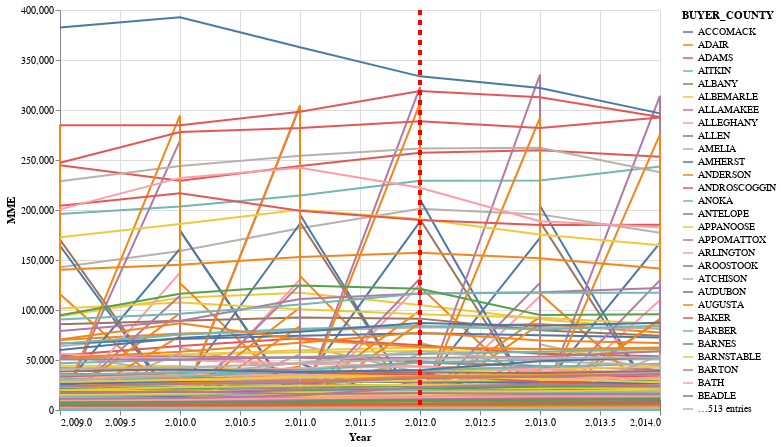

Notebook code cell kept with this figure:
### Code cell
rule3 = alt.Chart(wash_compare).mark_rule(color='red', strokeDash=[5,5], strokeWidth=3).encode(
    x='Year:Q',
    size=alt.value(3)
).transform_filter(
    alt.datum.Year == 2012
)


fig3 =alt.Chart(wash_compare).mark_line().encode(
    x='Year',
    y='MME',
    color='BUYER_COUNTY'
).properties(
    width=600,
    height=400
)

fig3 + rule3

### Figure 1 — Vega-Lite specification as saved in the notebook (floating-point values rounded to 4 significant figures; data arrays with more than 128 entries replaced by an {"elided": "..."} marker saying what was removed)
{"config": {"view": {"continuousWidth": 400, "continuousHeight": 300}}, "layer": [{"mark": "line", "encoding": {"color": {"field": "BUYER_COUNTY", "type": "nominal"}, "x": {"field": "Year", "type": "quantitative"}, "y": {"field": "MME", "type": "quantitative"}}, "height": 400, "width": 600}, {"mark": {"type": "rule", "color": "red", "strokeDash": [5, 5], "strokeWidth": 3}, "encoding": {"size": {"value": 3}, "x": {"field": "Year", "type": "quantitative"}}, "transform": [{"filter": "(datum.Year === 2012)"}]}], "data": {"name": "data-d4a027925a5019ac7e3e5bc91849e52d"}, "$schema": "https://vega.github.io/schema/vega-lite/v4.17.0.json", "datasets": {"data-d4a027925a5019ac7e3e5bc91849e52d": {"elided": "4247 records"}}}
